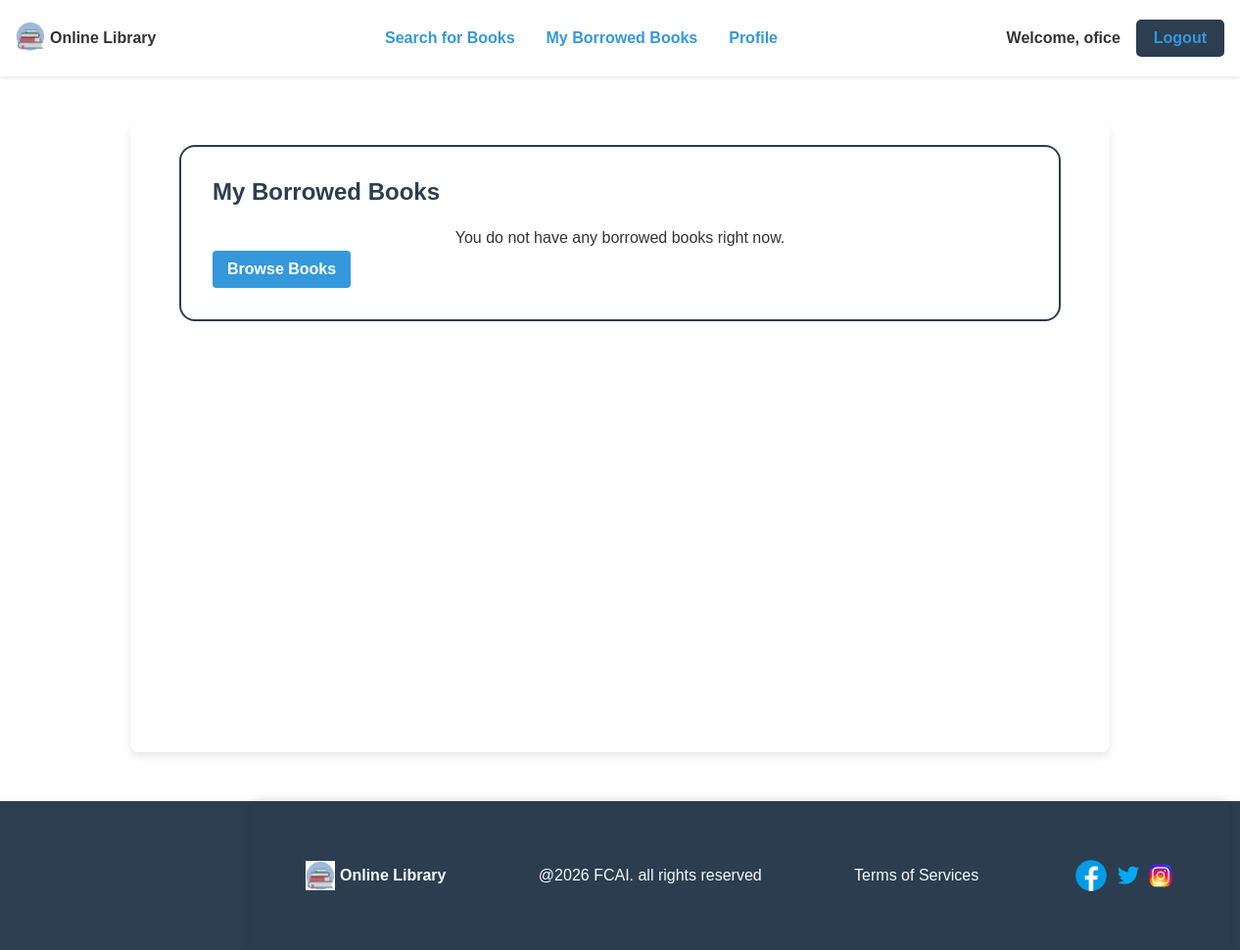
Page /borrowed_books/ (signed in) on the earlier database version.
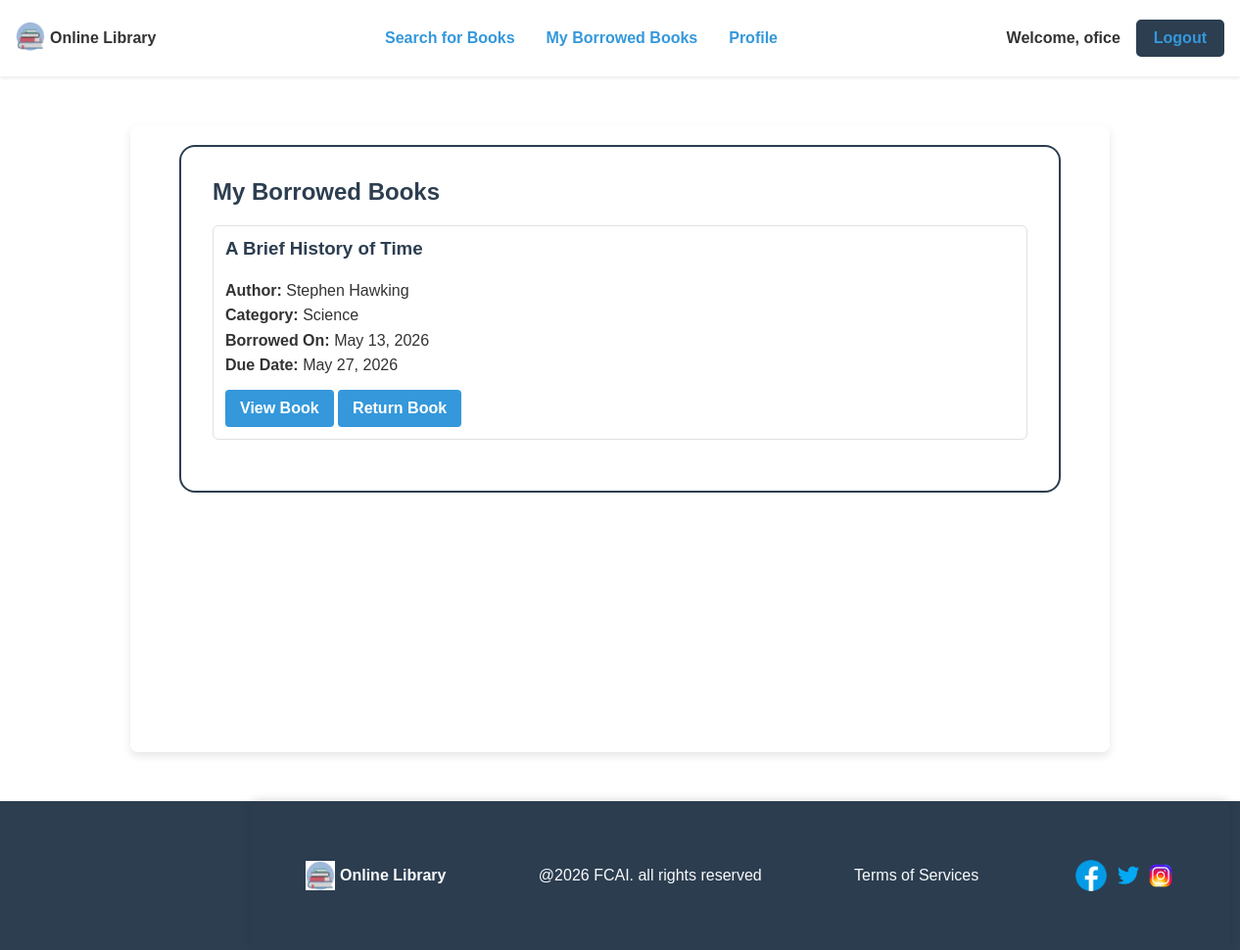
Same page on the later database version.
### books/models.py (models this page shows, shortened)
class BorrowRecord(models.Model):
    user = models.ForeignKey(settings.AUTH_USER_MODEL, on_delete=models.CASCADE, related_name='borrow_records')
    book = models.ForeignKey(Book, on_delete=models.CASCADE, related_name='borrow_records')
    borrowed_at = models.DateTimeField(auto_now_add=True)
    due_date = models.DateField(default=default_due_date)
    returned_at = models.DateTimeField(blank=True, null=True)
    class Meta:
        ordering = ['-borrowed_at']

class Book(models.Model):
    STATUS_AVAILABLE = 'available'
    STATUS_BORROWED = 'borrowed'
    STATUS_CHOICES = [
        (STATUS_AVAILABLE, 'Available'),
        (STATUS_BORROWED, 'Borrowed'),
    ]
    title = models.CharField(max_length=100)
    author = models.CharField(max_length=100)
    category = models.CharField(max_length=50)
    description = models.TextField()
    status = models.CharField(max_length=20, choices=STATUS_CHOICES, default=STATUS_AVAILABLE)

### books/views.py (the view)
# urls.py: path('borrowed_books/', views.user_borrowed, name='borrowed_books'),
@login_required
def user_borrowed(request):
    borrow_records = BorrowRecord.objects.filter(
        user=request.user,
        returned_at__isnull=True,
    ).select_related('book')
    return render(request, 'user_borrowed.html', {'borrow_records': borrow_records})

### templates/user_borrowed.html (shortened to what this page needs)
{% extends 'index.html' %}
{% block content %}
<main class="container">
    <section class="form-container">
        <h2>My Borrowed Books</h2>
        {% if borrow_records %}
            {% for record in borrow_records %}
                <article class="book-card" style="margin-bottom: 20px;">
                    <h3>{{ record.book.title }}</h3>
                    <p><strong>Author:</strong> {{ record.book.author }}</p>
                    <p><strong>Category:</strong> {{ record.book.category }}</p>
                    <p><strong>Borrowed On:</strong> {{ record.borrowed_at|date:"M d, Y" }}</p>
                    <p><strong>Due Date:</strong> {{ record.due_date|date:"M d, Y" }}</p>
                    <div style="margin-top: 12px;">
                        <a href="{% url 'book_detail' record.book.id %}" class="btn">View Book</a>
                        <form method="POST" action="{% url 'return_book' record.id %}" style="display: inline;">
                            <button type="submit" class="btn">Return Book</button>
                        </form>
                    </div>
                </article>
            {% endfor %}
        {% else %}
            <p>You do not have any borrowed books right now.</p>
            <a href="{% url 'search' %}" class="btn">Browse Books</a>
        {% endif %}
    </section>
</main>
{% endblock %}

Differences in the rows shown:
added BorrowRecord: book "A Brief History of Time", book.author "Stephen Hawking", book.category "Science", borrowed_at "May 13, 2026", due_date "May 27, 2026"
Other differences:
text no longer shown: "You do not have any borrowed books right now. Browse Books"
